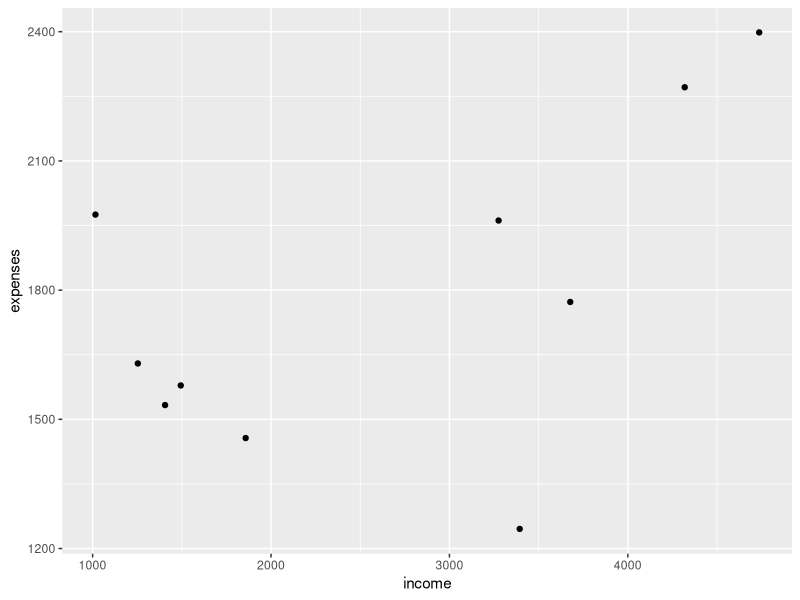
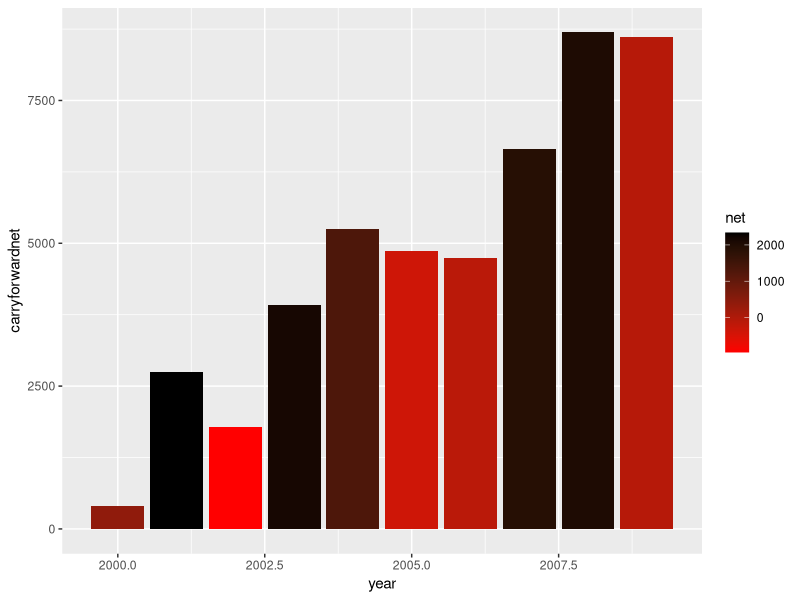

Recreate these plots in R, in order. (Note: this script raises an error after producing the figures.)
# ESM 262 Looping Lecture May 7, 2026
# Emma Rasmussen 
library(tidyverse)
# simple example - use a loop to sum the numbers from 1 to 5
# a = 0+1+2+3+4+5
a=0
for (i in 1:5) {  # variable in sequence, curly brackets enclose repeating code
  a = a+i
}
a

# if you want to keep track of a for each iteration
# start with a data structure to hold the results - 
# there will be 5 iterations, so a vector of length 5
# initialize to 0 

av = rep(x=0, times=5)

# now we can fill in the vector with the sum at each iteration
# we can use the counter (i) to access the correct element of the vector
# note that we have to treat the first iteration differently because we don't have a previous value to add to

for (i in 1:5) {
  if (i==1) { # gives instruction of what iteration number 
    av[i] = 1 # gives condition for first number in loop to equal 1 
  } else {   # gives condition if not to run the function   
    av[i] = av[i-1]+i
  }
}
av

# practice for loops 
testnumbers = runif(min=0, max=20, n=100) # generates random numbers from uniform distribution

testnumbers = runif(min=0, max=20, n=100) # n equals number of values to generate, min lower and max upper bounds


total = 0
nvalues = 100
for (i in 1:nvalues) {
  total = testnumbers[i]+total
}
total/nvalues

mean(testnumbers)

# lets say we wanted to look at income minus expenses for net income
# create some data for an example

income = runif(min=1000, max=5000, n=10) # generate fake practice data
income

expenses = rnorm(mean=1500, sd=500, n=10) 
expenses

# it is possible that this approach could generate negative expenses
expenses = ifelse(expenses < 0, 0, expenses)

# lets make this a data frame for organization
account = data.frame(income=income, expenses=expenses)
# lets add a year
account$year = seq(from=2000, length.out=nrow(account))

# now compute net income - we could do this with a loop but R is designed to do this without loops
# normally we can just do
account = account %>% mutate(net = income-expenses)
head(account)

# it is possible that this approach could generate negative expenses
expenses = ifelse(expenses < 0, 0, expenses)

# lets make this a data frame for organization
account = data.frame(income=income, expenses=expenses)
# lets add a year
account$year = seq(from=2000, length.out=nrow(account))

# now compute net income - we could do this with a loop but R is designed to do this without loops
# normally we can just do
account = account %>% mutate(net = income-expenses)
head(account)

# lets plot
ggplot(account, aes(income, expenses))+geom_point()

# we could have computed net income with a for loop
# lets add a column for our net computed by a loop
# sometimes we use NA to show we haven't computed it yet, so "initialize" as NA

account$netloop=NA
account

# note that I can use any variable I want as a counter -
# notice how I'm now using n to access each row of the data frame
for (n in 1:10) {
  account$netloop[n] = account$income[n]-account$expenses[n]
}

# as expected net and netloop are the same :)
head(account)

# note: we treat the first year differently because we don't have carry forward
# initialize our column to zero, start counter (n) at 2 instead of 1
# make the first value equal to the net of first year

account$carryforwardnet = 0
account$carryforwardnet[1]=account$net[1]
# now loop - looking backward one year to get previous years carry forward
for (n in 2:10) {
  account$carryforwardnet[n] = account$net[n]+account$carryforwardnet[n-1]
}

# plot - use color to show current year's contribution as positive or negative
ggplot(account, aes(year, carryforwardnet, fill=net, group=year))+geom_col()+
  scale_fill_gradient(low="red", high="black")

# speed limit 
speedthresh = 120
# create some sample speeds 
speeds = runif(min=0, max=150, n=300)

nthresh = 0
for ( i  in 1:length(speeds)) {
  if(speeds[i] > speedthresh)
    nthresh = nthresh + 1
}

nthresh

# Create a for loop
speeds = runif(min=0, max=50, n=300)
hunt = 35
social = 5
num_hunt = 0 # intialize for value
num_social = 0 
for (i in 1:length(speeds)) {
  num_hunt = num_hunt + ifelse(speeds[i] >= hunt, 1, 0)
  num_social = num_social + ifelse(speeds[i] < social, 1, 0)
}

num_hunt
num_social

# other speeds are traveling is the remainder 
num_traveling 
